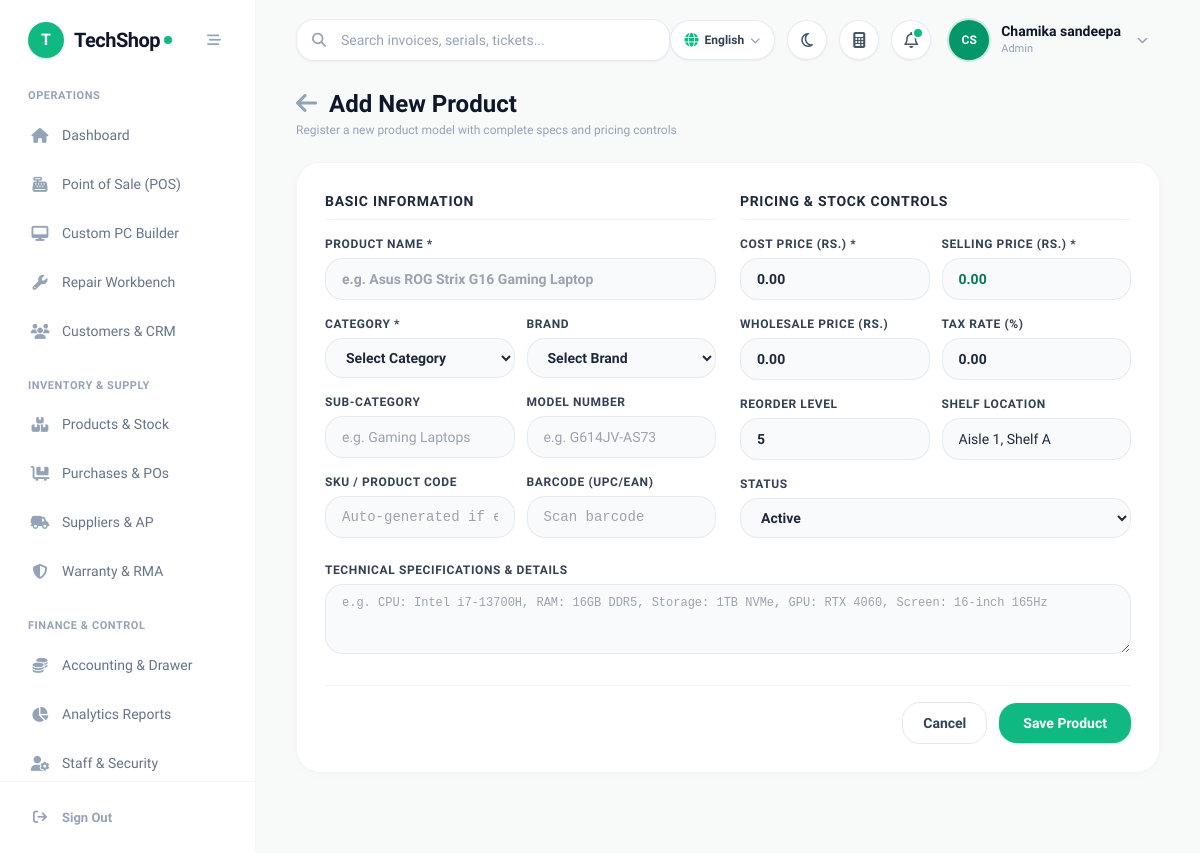
/pages/product_add.php (signed in), run on the app's committed database.
### tables this page shows
CREATE TABLE IF NOT EXISTS `settings` (
  `setting_key` varchar(50) NOT NULL,
  `setting_value` text,
  `created_at` timestamp NULL DEFAULT CURRENT_TIMESTAMP,
  `updated_at` timestamp NULL DEFAULT CURRENT_TIMESTAMP ON UPDATE CURRENT_TIMESTAMP,
  PRIMARY KEY (`setting_key`)
);

CREATE TABLE IF NOT EXISTS `users` (
  `id` bigint unsigned NOT NULL AUTO_INCREMENT,
  `name` varchar(255) NOT NULL,
  `email` varchar(255) NOT NULL,
  `password` varchar(255) NOT NULL,
  `role` varchar(50) NOT NULL DEFAULT 'Cashier',
  `status` tinyint(1) NOT NULL DEFAULT '1',
  `created_at` timestamp NULL DEFAULT CURRENT_TIMESTAMP,
  `updated_at` timestamp NULL DEFAULT CURRENT_TIMESTAMP ON UPDATE CURRENT_TIMESTAMP,
  `phone` varchar(30) DEFAULT NULL,
  `branch_id` int unsigned NOT NULL DEFAULT '1',
  PRIMARY KEY (`id`),
  UNIQUE KEY `email` (`email`)
);

### pages/product_add.php (the view, shortened to what the rows shown need)
<?php
require_once '../includes/db.php';
require_once '../includes/header.php';
?>
<div class="max-w-4xl mx-auto pb-10">
    <div class="mb-6 flex justify-between items-center mt-2">
        <div>
            <h1 class="text-2xl font-bold text-slate-900 flex items-center">
                <a href="products.php" class="text-slate-400 hover:text-emerald-600 transition-colors mr-3"><i class="fa-solid fa-arrow-left"></i></a>
                Add New Product
            </h1>
        </div>
    </div>
</div>
<?php require_once '../includes/footer.php'; ?>

### includes/header.php (shortened to what the rows shown need)
<?php
require_once __DIR__ . '/auth.php';
enforce_page_access();
require_once __DIR__ . '/lang.php';
$user = $_SESSION['user'];
$role = $user['role'] ?? 'Cashier';
        ?>
        <?php
function isActive($page) {
    $current = basename($_SERVER['PHP_SELF']);
    return 'text-slate-500 hover:text-slate-900 hover:bg-slate-50/80 font-medium';
}
function getIconColor($page) {
    $current = basename($_SERVER['PHP_SELF']);
    return 'text-slate-400 group-hover:text-slate-600';
}
$sys_name = 'TechShop';
$sys_logo = '';
if (isset($pdo) && $pdo) {
    try {
        $stmt_h = $pdo->query("SELECT setting_key, setting_value FROM settings WHERE setting_key IN ('system_name', 'shop_logo', 'currency_symbol', 'shop_currency', 'supported_currencies_json')");
        while ($row = $stmt_h->fetch()) {
            if ($row['setting_key'] === 'system_name' && !empty($row['setting_value'])) $sys_name = $row['setting_value'];
        }
    } catch (\Exception $e) {}
}
$user_name = $user['name'] ?? 'Staff User';
$user_role = $user['role'] ?? 'Cashier';
$name_parts = explode(' ', trim($user_name));
$initials = strtoupper(substr($name_parts[0] ?? 'U', 0, 1) . (isset($name_parts[1]) ? substr($name_parts[1], 0, 1) : ''));
?>
<!DOCTYPE html>
<html lang="en" class="h-full">
<head>
    <script src="https://cdn.tailwindcss.com"></script>
    <link rel="stylesheet" href="https://cdnjs.cloudflare.com/ajax/libs/font-awesome/6.5.1/css/all.min.css">
</head>
<body class="bg-[#F7FAF8] text-slate-800 font-sans flex h-screen overflow-hidden antialiased">
    <aside id="mainSidebar" class="w-64 bg-white border-r border-slate-100/90 flex flex-col fixed md:static inset-y-0 left-0 z-50 transform -translate-x-full md:translate-x-0 transition-transform duration-200 ease-in-out">
        <div class="h-20 flex items-center justify-between px-7">
            <a href="dashboard.php" class="flex items-center gap-2.5 group">
                <?php if ($sys_logo): ?>
                    <img src="../uploads/logo/<?php echo htmlspecialchars($sys_logo); ?>" alt="Logo" class="h-9 w-9 object-contain rounded-xl">
                <?php else: ?>
                    <div class="w-9 h-9 rounded-2xl bg-emerald-500 text-white flex items-center justify-center font-black text-base shadow-sm shadow-emerald-500/20">
                        <?php echo strtoupper(substr($sys_name, 0, 1)); ?>
                    </div>
                <?php endif; ?>
                <div class="flex items-center tracking-tight">
                    <span class="text-xl font-bold text-slate-900 tracking-tight"><?php echo htmlspecialchars($sys_name); ?></span>
                    <span class="w-2 h-2 rounded-full bg-emerald-500 ml-1 inline-block"></span>
                </div>
            </a>
        </div>
        <nav class="flex-1 overflow-y-auto px-4 py-2 space-y-6">
            <div>
                <p class="text-[11px] font-bold uppercase tracking-wider text-slate-400 px-3 mb-2"><?php echo __('nav_operations'); ?></p>
                <div class="space-y-1">
                    <a href="dashboard.php" class="sidebar-item flex items-center px-3.5 py-3 rounded-2xl group <?php echo isActive('dashboard.php'); ?>">
                        <i class="fa-solid fa-house w-5 text-center text-[15px] <?php echo getIconColor('dashboard.php'); ?>"></i>
                        <span class="ml-3 text-[14px]"><?php echo __('nav_dashboard'); ?></span>
                    </a>
                    <?php if (can_access_page('pos.php')): ?>
                    <a href="pos.php" class="sidebar-item flex items-center px-3.5 py-3 rounded-2xl group <?php echo isActive('pos.php'); ?>">
                        <i class="fa-solid fa-cash-register w-5 text-center text-[15px] <?php echo getIconColor('pos.php'); ?>"></i>
                        <span class="ml-3 text-[14px]"><?php echo __('nav_pos'); ?></span>
                    </a>
                    <a href="build_pc.php" class="sidebar-item flex items-center px-3.5 py-3 rounded-2xl group <?php echo isActive('build_pc.php'); ?>">
                        <i class="fa-solid fa-desktop w-5 text-center text-[15px] <?php echo getIconColor('build_pc.php'); ?>"></i>
                        <span class="ml-3 text-[14px]"><?php echo __('nav_pc_builder'); ?></span>
                    </a>
                    <?php endif; ?>
                    <?php if (can_access_page('repairs.php')): ?>
                    <a href="repairs.php" class="sidebar-item flex items-center px-3.5 py-3 rounded-2xl group <?php echo isActive('repairs.php'); ?>">
                        <i class="fa-solid fa-wrench w-5 text-center text-[15px] <?php echo getIconColor('repairs.php'); ?>"></i>
                        <span class="ml-3 text-[14px]"><?php echo __('nav_repairs'); ?></span>
                    </a>
                    <?php endif; ?>
                    <?php if (can_access_page('customers.php')): ?>
                    <a href="customers.php" class="sidebar-item flex items-center px-3.5 py-3 rounded-2xl group <?php echo isActive('customers.php'); ?>">
                        <i class="fa-solid fa-users w-5 text-center text-[15px] <?php echo getIconColor('customers.php'); ?>"></i>
                        <span class="ml-3 text-[14px]"><?php echo __('nav_customers'); ?></span>
                    </a>
                    <?php endif; ?>
                </div>
            </div>
            <div>
                <p class="text-[11px] font-bold uppercase tracking-wider text-slate-400 px-3 mb-2"><?php echo __('nav_inventory_supply'); ?></p>
                <div class="space-y-1">
                    <?php if (can_access_page('products.php')): ?>
                    <a href="products.php" class="sidebar-item flex items-center px-3.5 py-3 rounded-2xl group <?php echo isActive('products.php'); ?>">
                        <i class="fa-solid fa-boxes-stacked w-5 text-center text-[15px] <?php echo getIconColor('products.php'); ?>"></i>
                        <span class="ml-3 text-[14px]"><?php echo __('nav_products'); ?></span>
                    </a>
                    <?php endif; ?>
                    <?php if (can_access_page('purchases.php')): ?>
                    <a href="purchases.php" class="sidebar-item flex items-center px-3.5 py-3 rounded-2xl group <?php echo isActive('purchases.php'); ?>">
                        <i class="fa-solid fa-cart-flatbed w-5 text-center text-[15px] <?php echo getIconColor('purchases.php'); ?>"></i>
                        <span class="ml-3 text-[14px]"><?php echo __('nav_purchases'); ?></span>
                    </a>
                    <?php endif; ?>
                    <?php if (can_access_page('suppliers.php')): ?>
                    <a href="suppliers.php" class="sidebar-item flex items-center px-3.5 py-3 rounded-2xl group <?php echo isActive('suppliers.php'); ?>">
                        <i class="fa-solid fa-truck-field w-5 text-center text-[15px] <?php echo getIconColor('suppliers.php'); ?>"></i>
                        <span class="ml-3 text-[14px]"><?php echo __('nav_suppliers'); ?></span>
                    </a>
                    <?php endif; ?>
                    <?php if (can_access_page('warranty.php')): ?>
                    <a href="warranty.php" class="sidebar-item flex items-center px-3.5 py-3 rounded-2xl group <?php echo isActive('warranty.php'); ?>">
                        <i class="fa-solid fa-shield-halved w-5 text-center text-[15px] <?php echo getIconColor('warranty.php'); ?>"></i>
                        <span class="ml-3 text-[14px]"><?php echo __('nav_warranty'); ?></span>
                    </a>
                    <?php endif; ?>
                </div>
            </div>
            <div>
                <p class="text-[11px] font-bold uppercase tracking-wider text-slate-400 px-3 mb-2"><?php echo __('nav_finance_control'); ?></p>
                <div class="space-y-1">
                    <?php if (can_access_page('accounting.php')): ?>
                    <a href="accounting.php" class="sidebar-item flex items-center px-3.5 py-3 rounded-2xl group <?php echo isActive('accounting.php'); ?>">
                        <i class="fa-solid fa-coins w-5 text-center text-[15px] <?php echo getIconColor('accounting.php'); ?>"></i>
                        <span class="ml-3 text-[14px]"><?php echo __('nav_accounting'); ?></span>
                    </a>
                    <?php endif; ?>
                    <?php if (can_access_page('reports.php')): ?>
                    <a href="reports.php" class="sidebar-item flex items-center px-3.5 py-3 rounded-2xl group <?php echo isActive('reports.php'); ?>">
                        <i class="fa-solid fa-chart-pie w-5 text-center text-[15px] <?php echo getIconColor('reports.php'); ?>"></i>
                        <span class="ml-3 text-[14px]"><?php echo __('nav_reports'); ?></span>
                    </a>
                    <?php endif; ?>
                    <?php if (in_array($role, ['Admin', 'Manager', 'SuperAdmin'], true)): ?>
                    <a href="users.php" class="sidebar-item flex items-center px-3.5 py-3 rounded-2xl group <?php echo isActive('users.php'); ?>">
                        <i class="fa-solid fa-user-gear w-5 text-center text-[15px] <?php echo getIconColor('users.php'); ?>"></i>
                        <span class="ml-3 text-[14px]"><?php echo __('nav_staff'); ?></span>
                    </a>
                    <?php endif; ?>
                </div>
            </div>
        </nav>
        <div class="p-4 border-t border-slate-100">
            <a href="../logout.php" class="flex items-center px-3.5 py-2.5 text-slate-400 hover:text-red-500 hover:bg-red-50/60 rounded-2xl transition-all">
                <i class="fa-solid fa-arrow-right-from-bracket w-5 text-center text-[14px]"></i>
                <span class="ml-3 text-[13px] font-semibold"><?php echo __('nav_sign_out'); ?></span>
            </a>
        </div>
    </aside>
    <main class="flex-1 flex flex-col h-screen overflow-hidden bg-[#F7FAF8]">
        <header class="h-20 bg-transparent flex items-center justify-between px-6 lg:px-10 z-20 shrink-0">
            <div class="flex items-center gap-4 flex-1">
                <div class="relative w-full max-w-sm hidden sm:block">
                    <input
                        type="text"
                        id="globalSearchInput"
                        placeholder="<?php echo __('hdr_search_placeholder', 'Search anything (F2)...'); ?>"
                        class="w-full pl-11 pr-4 py-2.5 bg-white border border-slate-200/80 rounded-2xl text-sm font-medium text-slate-800 placeholder-slate-400 focus:outline-none focus:ring-2 focus:ring-emerald-500/20 focus:border-emerald-500 shadow-sm transition-all"
                        onkeyup="handleGlobalSearch(event)"
                    >
                </div>
            </div>
            <div class="flex items-center space-x-2 sm:space-x-3">
                <div class="relative">
                    <button id="userMenuBtn" onclick="toggleUserMenu()" class="flex items-center gap-3 p-1.5 pr-3 rounded-full hover:bg-white transition-all">
                        <div class="w-10 h-10 rounded-full bg-emerald-600 text-white font-extrabold flex items-center justify-center text-xs shadow-sm ring-2 ring-emerald-500/20">
                            <?php echo htmlspecialchars($initials); ?>
                        </div>
                        <div class="text-left hidden md:block">
                            <div class="text-sm font-bold text-slate-900 leading-tight"><?php echo htmlspecialchars($user_name); ?></div>
                            <div class="text-[11px] font-medium text-slate-400"><?php echo htmlspecialchars($user_role); ?></div>
                        </div>
                        <i class="fa-solid fa-chevron-down text-slate-400 text-[11px] ml-1"></i>
                    </button>
                </div>
            </div>
        </header>
        <div class="flex-1 overflow-y-auto px-6 lg:px-10 pb-10">

### data on the page
settings: setting_value "T", setting_value "TechShop"
settings: setting_value "OPERATIONS", setting_value "Dashboard", setting_value "Point of Sale (POS)", setting_value "Custom PC Builder", setting_value "Repair Workbench", setting_value "Customers & CRM", setting_value "INVENTORY & SUPPLY", setting_value "Products & Stock", setting_value "Purchases & POs", setting_value "Suppliers & AP", setting_value "Warranty & RMA", setting_value "FINANCE & CONTROL", setting_value "Accounting & Drawer", setting_value "Analytics Reports", setting_value "Staff & Security", setting_value "Sign Out"
users: name "CS", name "Chamika sandeepa", role "Admin"

### other printed values
$currency_symbol "RS."
